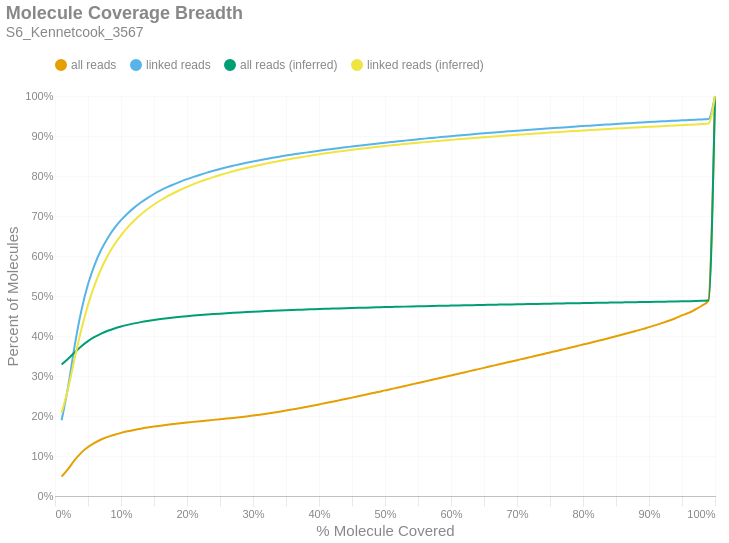

Notebook source saved alongside this figure:
### Markdown cell above
### Molecule Read Coverage
This chart shows molecule coverage breadth as computed by the number of bases aligned to that molecule. In other words, "*how much of each unique long molecule is actually sequenced/aligned?*" Keep in mind there is a distinction between sequences and alignments, since some sequences belonging to a particular molecule may not align well and wouldn't appear in the alignment data. This chart also shows molecule coverage breadth as computed by the *inferred fragment* from which the aligned sequences originate. Unlike read coverage, this calculation takes into account the total insert size, including unsequenced gaps between the forward and reverse reads. Like the previous figures, these are cumulative percents.

### Code cell
if SKIPLR:
    print_html(f"Skipped")
else:
    binned_df = consolidated_hist(valids['coverage_bp'], mask, 0.01, True)
    binned_df_inf = consolidated_hist(valids['coverage_inserts'], mask, 0.01, True)
    binned_df = binned_df.with_columns(pl.lit(binned_df_inf['all reads (cumsum)']).alias('all reads (inferred)'))
    binned_df = binned_df.with_columns(pl.lit(binned_df_inf['linked reads (cumsum)']).alias('linked reads (inferred)'))
    binned_df = binned_df.with_columns(
        (pl.col('bin').cast(pl.Float64) + 0.01).alias('right_edge')
    )

    with SafeRender(binned_df):
        (
            density_plot(binned_df, 'Molecule Coverage Breadth', samplename, 'molcov', ['all reads (inferred)','linked reads (inferred)'])
            .encode(
                #x=alt.X('bin:Q', title="% Molecule Covered").axis(format = '%').scale(padding=0),
                x=alt.X('right_edge:Q', title="% Molecule Covered").axis(format='%').scale(padding=0),
                y=alt.Y('value:Q', title='Percent of Molecules')
                    .axis(format='%')
                    .stack(False)
                    .scale(domainMin=0, padding=0),
                color=alt.Color("key:N").scale(domain = ["all reads", "linked reads", "all reads (inferred)", "linked reads (inferred)"]),
                tooltip = [
                    alt.Tooltip("key:N", title = "Data Type"),
                    alt.Tooltip("range_label:N", title="% Molecule Covered"),
                    alt.Tooltip("value:Q", format = ".2%", title="% Molecules")
                ]
            )
        ).display()

### Figure 1 — Vega-Lite specification as saved in the notebook (floating-point values rounded to 4 significant figures)
{"width": "container", "height": 400, "config": {"title": {"anchor": "start", "dy": -15, "fontSize": 18, "color": "#888888", "subtitleColor": "#888888", "subtitleFontSize": 14}, "arc": {"fill": "#0072B2"}, "axis": {"domainColor": "#888888", "domainWidth": 0.5, "gridWidth": 0.2, "grid": false, "titleFontWeight": 400, "titleFontSize": 15, "labelFontSize": 11, "labelColor": "#888888", "tickColor": "#888888", "tickWidth": 0.2, "titleColor": "#888888"}, "axisBand": {"grid": false}, "axisX": {"grid": true, "tickSize": 10, "domainCap": "round"}, "axisY": {"domain": false, "grid": true, "tickSize": 0, "domainCap": "round"}, "background": "transparent", "header": {"labelFontSize": 15, "labelColor": "#888888", "titleFontSize": 15, "titleFontWeight": 600, "titleColor": "#888888"}, "legend": {"labelFont": "sans-serif", "labelFontSize": 12, "labelColor": "#888888", "symbolSize": 100, "symbolType": "circle", "titleFontSize": 12, "titlePadding": 10, "titleColor": "#888888", "title": null, "orient": "top"}, "range": {"category": ["#E69F00", "#56B4E9", "#009E73", "#F0E442", "#0072B2", "#D55E00", "#CC79A7", "#000000"], "diverging": ["#cfe8f3", "#a2d4ec", "#73bfe2", "#46abdb", "#1696d2", "#12719e"]}, "area": {"fill": "#0072B2", "fillOpacity": 0.7, "line": true, "strokeOpacity": 0.7}, "line": {"color": "#0072B2", "stroke": "#0072B2", "strokeWidth": 2}, "trail": {"color": "#0072B2", "stroke": "#0072B2", "strokeWidth": 0, "size": 1}, "point": {"filled": true, "fillOpacity": 1.0, "size": 95}, "text": {"color": "#888888", "fontSize": 11, "align": "right", "fontWeight": 400, "size": 11}, "bar": {"fill": "#0072B2", "stroke": null}, "view": {"stroke": null, "continuousWidth": 660, "continuousHeight": 400}}, "data": {"name": "data-d9aecbe910961fbcd15ec0c53a2afa17"}, "mark": {"type": "line", "interpolate": "monotone", "point": {"opacity": 0, "size": 275}}, "encoding": {"color": {"field": "key", "scale": {"domain": ["all reads", "linked reads", "all reads (inferred)", "linked reads (inferred)"]}, "type": "nominal"}, "tooltip": [{"field": "key", "title": "Data Type", "type": "nominal"}, {"field": "range_label", "title": "% Molecule Covered", "type": "nominal"}, {"field": "value", "format": ".2%", "title": "% Molecules", "type": "quantitative"}], "x": {"axis": {"format": "%"}, "field": "right_edge", "scale": {"padding": 0}, "title": "% Molecule Covered", "type": "quantitative"}, "y": {"axis": {"format": "%"}, "field": "value", "scale": {"domainMin": 0, "padding": 0}, "stack": false, "title": "Percent of Molecules", "type": "quantitative"}}, "params": [{"name": "param_c36ac31b6afebe62", "select": {"type": "point", "fields": ["key"]}, "bind": "legend"}], "title": {"text": "Molecule Coverage Breadth", "subtitle": "S6_Kennetcook_3567"}, "transform": [{"fold": ["all reads (cumsum)", "linked reads (cumsum)", "all reads (inferred)", "linked reads (inferred)"]}, {"calculate": "replace(datum.key, ' (cumsum)', '')", "as": "key"}, {"filter": {"param": "param_c36ac31b6afebe62"}}], "usermeta": {"embedOptions": {"downloadFileName": "S6_Kennetcook_3567.molcov"}}, "$schema": "https://vega.github.io/schema/vega-lite/v6.1.0.json", "datasets": {"data-d9aecbe910961fbcd15ec0c53a2afa17": [{"bin": "0.0", "interval": "0.0-0.01", "all reads": 0.04858, "linked reads": 0.1895, "all reads (cumsum)": 0.04858, "linked reads (cumsum)": 0.1895, "range_label": "0.0-0.01", "all reads (inferred)": 0.3289, "linked reads (inferred)": 0.2072, "right_edge": 0.01}, {"bin": "0.01", "interval": "0.01-0.02", "all reads": 0.01925, "linked reads": 0.08498, "all reads (cumsum)": 0.06783, "linked reads (cumsum)": 0.2745, "range_label": "0.01-0.02", "all reads (inferred)": 0.3433, "linked reads (inferred)": 0.2695, "right_edge": 0.02}, {"bin": "0.02", "interval": "0.02-0.03", "all reads": 0.02221, "linked reads": 0.1032, "all reads (cumsum)": 0.09005, "linked reads (cumsum)": 0.3777, "range_label": "0.02-0.03", "all reads (inferred)": 0.3596, "linked reads (inferred)": 0.3454, "right_edge": 0.03}, {"bin": "0.03", "interval": "0.03-0.04", "all reads": 0.01846, "linked reads": 0.08644, "all reads (cumsum)": 0.1085, "linked reads (cumsum)": 0.4641, "range_label": "0.03-0.04", "all reads (inferred)": 0.3746, "linked reads (inferred)": 0.417, "right_edge": 0.04}, {"bin": "0.04", "interval": "0.04-0.05", "all reads": 0.01394, "linked reads": 0.06508, "all reads (cumsum)": 0.1224, "linked reads (cumsum)": 0.5292, "range_label": "0.04-0.05", "all reads (inferred)": 0.3873, "linked reads (inferred)": 0.4778, "right_edge": 0.05}, {"bin": "0.05", "interval": "0.05-0.06", "all reads": 0.01058, "linked reads": 0.0489, "all reads (cumsum)": 0.133, "linked reads (cumsum)": 0.5781, "range_label": "0.05-0.06", "all reads (inferred)": 0.3977, "linked reads (inferred)": 0.5274, "right_edge": 0.06}, {"bin": "0.06", "interval": "0.06-0.07", "all reads": 0.008172, "linked reads": 0.03739, "all reads (cumsum)": 0.1412, "linked reads (cumsum)": 0.6155, "range_label": "0.06-0.07", "all reads (inferred)": 0.4062, "linked reads (inferred)": 0.5681, "right_edge": 0.07}, {"bin": "0.07", "interval": "0.07-0.08", "all reads": 0.006601, "linked reads": 0.02979, "all reads (cumsum)": 0.1478, "linked reads (cumsum)": 0.6453, "range_label": "0.07-0.08", "all reads (inferred)": 0.4131, "linked reads (inferred)": 0.6012, "right_edge": 0.08}, {"bin": "0.08", "interval": "0.08-0.09", "all reads": 0.005458, "linked reads": 0.02426, "all reads (cumsum)": 0.1533, "linked reads (cumsum)": 0.6695, "range_label": "0.08-0.09", "all reads (inferred)": 0.4189, "linked reads (inferred)": 0.6289, "right_edge": 0.09}, {"bin": "0.09", "interval": "0.09-0.1", "all reads": 0.0046, "linked reads": 0.02004, "all reads (cumsum)": 0.1579, "linked reads (cumsum)": 0.6896, "range_label": "0.09-0.1", "all reads (inferred)": 0.4237, "linked reads (inferred)": 0.6518, "right_edge": 0.1}, {"bin": "0.1", "interval": "0.1-0.11", "all reads": 0.003935, "linked reads": 0.01681, "all reads (cumsum)": 0.1618, "linked reads (cumsum)": 0.7064, "range_label": "0.1-0.11", "all reads (inferred)": 0.4279, "linked reads (inferred)": 0.6715, "right_edge": 0.11}, {"bin": "0.11", "interval": "0.11-0.12", "all reads": 0.003456, "linked reads": 0.01461, "all reads (cumsum)": 0.1652, "linked reads (cumsum)": 0.721, "range_label": "0.11-0.12", "all reads (inferred)": 0.4315, "linked reads (inferred)": 0.6887, "right_edge": 0.12}, {"bin": "0.12", "interval": "0.12-0.13", "all reads": 0.003075, "linked reads": 0.01274, "all reads (cumsum)": 0.1683, "linked reads (cumsum)": 0.7337, "range_label": "0.12-0.13", "all reads (inferred)": 0.4347, "linked reads (inferred)": 0.7038, "right_edge": 0.13}, {"bin": "0.13", "interval": "0.13-0.14", "all reads": 0.002755, "linked reads": 0.01119, "all reads (cumsum)": 0.1711, "linked reads (cumsum)": 0.7449, "range_label": "0.13-0.14", "all reads (inferred)": 0.4375, "linked reads (inferred)": 0.717, "right_edge": 0.14}, {"bin": "0.14", "interval": "0.14-0.15", "all reads": 0.00252, "linked reads": 0.01008, "all reads (cumsum)": 0.1736, "linked reads (cumsum)": 0.755, "range_label": "0.14-0.15", "all reads (inferred)": 0.44, "linked reads (inferred)": 0.7287, "right_edge": 0.15}, {"bin": "0.15", "interval": "0.15-0.16", "all reads": 0.002276, "linked reads": 0.008935, "all reads (cumsum)": 0.1759, "linked reads (cumsum)": 0.7639, "range_label": "0.15-0.16", "all reads (inferred)": 0.4423, "linked reads (inferred)": 0.7393, "right_edge": 0.16}, {"bin": "0.16", "interval": "0.16-0.17", "all reads": 0.00211, "linked reads": 0.008063, "all reads (cumsum)": 0.178, "linked reads (cumsum)": 0.772, "range_label": "0.16-0.17", "all reads (inferred)": 0.4443, "linked reads (inferred)": 0.7489, "right_edge": 0.17}, {"bin": "0.17", "interval": "0.17-0.18", "all reads": 0.001955, "linked reads": 0.007183, "all reads (cumsum)": 0.1799, "linked reads (cumsum)": 0.7792, "range_label": "0.17-0.18", "all reads (inferred)": 0.4462, "linked reads (inferred)": 0.7575, "right_edge": 0.18}, {"bin": "0.18", "interval": "0.18-0.19", "all reads": 0.001885, "linked reads": 0.006777, "all reads (cumsum)": 0.1818, "linked reads (cumsum)": 0.786, "range_label": "0.18-0.19", "all reads (inferred)": 0.4479, "linked reads (inferred)": 0.7656, "right_edge": 0.19}, {"bin": "0.19", "interval": "0.19-0.2", "all reads": 0.001776, "linked reads": 0.006174, "all reads (cumsum)": 0.1836, "linked reads (cumsum)": 0.7921, "range_label": "0.19-0.2", "all reads (inferred)": 0.4495, "linked reads (inferred)": 0.773, "right_edge": 0.2}, {"bin": "0.2", "interval": "0.2-0.21", "all reads": 0.00172, "linked reads": 0.005763, "all reads (cumsum)": 0.1853, "linked reads (cumsum)": 0.7979, "range_label": "0.2-0.21", "all reads (inferred)": 0.451, "linked reads (inferred)": 0.7797, "right_edge": 0.21}, {"bin": "0.21", "interval": "0.21-0.22", "all reads": 0.00169, "linked reads": 0.005392, "all reads (cumsum)": 0.187, "linked reads (cumsum)": 0.8033, "range_label": "0.21-0.22", "all reads (inferred)": 0.4523, "linked reads (inferred)": 0.786, "right_edge": 0.22}, {"bin": "0.22", "interval": "0.22-0.23", "all reads": 0.001657, "linked reads": 0.005152, "all reads (cumsum)": 0.1887, "linked reads (cumsum)": 0.8084, "range_label": "0.22-0.23", "all reads (inferred)": 0.4536, "linked reads (inferred)": 0.7918, "right_edge": 0.23}, {"bin": "0.23", "interval": "0.23-0.24", "all reads": 0.00165, "linked reads": 0.004768, "all reads (cumsum)": 0.1903, "linked reads (cumsum)": 0.8132, "range_label": "0.23-0.24", "all reads (inferred)": 0.4548, "linked reads (inferred)": 0.7973, "right_edge": 0.24}, {"bin": "0.24", "interval": "0.24-0.25", "all reads": 0.001627, "linked reads": 0.004404, "all reads (cumsum)": 0.1919, "linked reads (cumsum)": 0.8176, "range_label": "0.24-0.25", "all reads (inferred)": 0.4559, "linked reads (inferred)": 0.8025, "right_edge": 0.25}, {"bin": "0.25", "interval": "0.25-0.26", "all reads": 0.001609, "linked reads": 0.004166, "all reads (cumsum)": 0.1935, "linked reads (cumsum)": 0.8218, "range_label": "0.25-0.26", "all reads (inferred)": 0.457, "linked reads (inferred)": 0.8073, "right_edge": 0.26}, {"bin": "0.26", "interval": "0.26-0.27", "all reads": 0.001677, "linked reads": 0.003935, "all reads (cumsum)": 0.1952, "linked reads (cumsum)": 0.8257, "range_label": "0.26-0.27", "all reads (inferred)": 0.458, "linked reads (inferred)": 0.8117, "right_edge": 0.27}, {"bin": "0.27", "interval": "0.27-0.28", "all reads": 0.0018, "linked reads": 0.003792, "all reads (cumsum)": 0.197, "linked reads (cumsum)": 0.8295, "range_label": "0.27-0.28", "all reads (inferred)": 0.4589, "linked reads (inferred)": 0.816, "right_edge": 0.28}, {"bin": "0.28", "interval": "0.28-0.29", "all reads": 0.001908, "linked reads": 0.003481, "all reads (cumsum)": 0.1989, "linked reads (cumsum)": 0.833, "range_label": "0.28-0.29", "all reads (inferred)": 0.4598, "linked reads (inferred)": 0.8201, "right_edge": 0.29}, {"bin": "0.29", "interval": "0.29-0.3", "all reads": 0.00209, "linked reads": 0.003321, "all reads (cumsum)": 0.201, "linked reads (cumsum)": 0.8363, "range_label": "0.29-0.3", "all reads (inferred)": 0.4606, "linked reads (inferred)": 0.8239, "right_edge": 0.3}, {"bin": "0.3", "interval": "0.3-0.31", "all reads": 0.002227, "linked reads": 0.003172, "all reads (cumsum)": 0.2033, "linked reads (cumsum)": 0.8395, "range_label": "0.3-0.31", "all reads (inferred)": 0.4614, "linked reads (inferred)": 0.8276, "right_edge": 0.31}, {"bin": "0.31", "interval": "0.31-0.32", "all reads": 0.00244, "linked reads": 0.0031, "all reads (cumsum)": 0.2057, "linked reads (cumsum)": 0.8426, "range_label": "0.31-0.32", "all reads (inferred)": 0.4622, "linked reads (inferred)": 0.8311, "right_edge": 0.32}, {"bin": "0.32", "interval": "0.32-0.33", "all reads": 0.002554, "linked reads": 0.002901, "all reads (cumsum)": 0.2082, "linked reads (cumsum)": 0.8455, "range_label": "0.32-0.33", "all reads (inferred)": 0.4629, "linked reads (inferred)": 0.8344, "right_edge": 0.33}, {"bin": "0.33", "interval": "0.33-0.34", "all reads": 0.002649, "linked reads": 0.002786, "all reads (cumsum)": 0.2109, "linked reads (cumsum)": 0.8483, "range_label": "0.33-0.34", "all reads (inferred)": 0.4637, "linked reads (inferred)": 0.8376, "right_edge": 0.34}, {"bin": "0.34", "interval": "0.34-0.35", "all reads": 0.002788, "linked reads": 0.002771, "all reads (cumsum)": 0.2137, "linked reads (cumsum)": 0.851, "range_label": "0.34-0.35", "all reads (inferred)": 0.4643, "linked reads (inferred)": 0.8406, "right_edge": 0.35}, {"bin": "0.35", "interval": "0.35-0.36", "all reads": 0.002893, "linked reads": 0.00259, "all reads (cumsum)": 0.2166, "linked reads (cumsum)": 0.8536, "range_label": "0.35-0.36", "all reads (inferred)": 0.465, "linked reads (inferred)": 0.8435, "right_edge": 0.36}, {"bin": "0.36", "interval": "0.36-0.37", "all reads": 0.002935, "linked reads": 0.002428, "all reads (cumsum)": 0.2195, "linked reads (cumsum)": 0.8561, "range_label": "0.36-0.37", "all reads (inferred)": 0.4656, "linked reads (inferred)": 0.8463, "right_edge": 0.37}, {"bin": "0.37", "interval": "0.37-0.38", "all reads": 0.003049, "linked reads": 0.002402, "all reads (cumsum)": 0.2226, "linked reads (cumsum)": 0.8585, "range_label": "0.37-0.38", "all reads (inferred)": 0.4662, "linked reads (inferred)": 0.8491, "right_edge": 0.38}, {"bin": "0.38", "interval": "0.38-0.39", "all reads": 0.003166, "linked reads": 0.002353, "all reads (cumsum)": 0.2257, "linked reads (cumsum)": 0.8608, "range_label": "0.38-0.39", "all reads (inferred)": 0.4668, "linked reads (inferred)": 0.8517, "right_edge": 0.39}, {"bin": "0.39", "interval": "0.39-0.4", "all reads": 0.003273, "linked reads": 0.002303, "all reads (cumsum)": 0.229, "linked reads (cumsum)": 0.8631, "range_label": "0.39-0.4", "all reads (inferred)": 0.4674, "linked reads (inferred)": 0.8542, "right_edge": 0.4}, {"bin": "0.4", "interval": "0.4-0.41", "all reads": 0.003244, "linked reads": 0.002239, "all reads (cumsum)": 0.2322, "linked reads (cumsum)": 0.8653, "range_label": "0.4-0.41", "all reads (inferred)": 0.4679, "linked reads (inferred)": 0.8566, "right_edge": 0.41}, {"bin": "0.41", "interval": "0.41-0.42", "all reads": 0.003355, "linked reads": 0.002161, "all reads (cumsum)": 0.2356, "linked reads (cumsum)": 0.8675, "range_label": "0.41-0.42", "all reads (inferred)": 0.4685, "linked reads (inferred)": 0.8589, "right_edge": 0.42}, {"bin": "0.42", "interval": "0.42-0.43", "all reads": 0.003445, "linked reads": 0.002085, "all reads (cumsum)": 0.239, "linked reads (cumsum)": 0.8696, "range_label": "0.42-0.43", "all reads (inferred)": 0.469, "linked reads (inferred)": 0.8612, "right_edge": 0.43}, {"bin": "0.43", "interval": "0.43-0.44", "all reads": 0.003432, "linked reads": 0.002142, "all reads (cumsum)": 0.2425, "linked reads (cumsum)": 0.8717, "range_label": "0.43-0.44", "all reads (inferred)": 0.4695, "linked reads (inferred)": 0.8633, "right_edge": 0.44}, {"bin": "0.44", "interval": "0.44-0.45", "all reads": 0.003476, "linked reads": 0.001894, "all reads (cumsum)": 0.246, "linked reads (cumsum)": 0.8736, "range_label": "0.44-0.45", "all reads (inferred)": 0.47, "linked reads (inferred)": 0.8654, "right_edge": 0.45}, {"bin": "0.45", "interval": "0.45-0.46", "all reads": 0.003524, "linked reads": 0.002, "all reads (cumsum)": 0.2495, "linked reads (cumsum)": 0.8756, "range_label": "0.45-0.46", "all reads (inferred)": 0.4704, "linked reads (inferred)": 0.8674, "right_edge": 0.46}, {"bin": "0.46", "interval": "0.46-0.47", "all reads": 0.003534, "linked reads": 0.00195, "all reads (cumsum)": 0.253, "linked reads (cumsum)": 0.8776, "range_label": "0.46-0.47", "all reads (inferred)": 0.4709, "linked reads (inferred)": 0.8694, "right_edge": 0.47}, {"bin": "0.47", "interval": "0.47-0.48", "all reads": 0.003635, "linked reads": 0.00189, "all reads (cumsum)": 0.2566, "linked reads (cumsum)": 0.8795, "range_label": "0.47-0.48", "all reads (inferred)": 0.4713, "linked reads (inferred)": 0.8713, "right_edge": 0.48}, {"bin": "0.48", "interval": "0.48-0.49", "all reads": 0.003548, "linked reads": 0.001866, "all reads (cumsum)": 0.2602, "linked reads (cumsum)": 0.8813, "range_label": "0.48-0.49", "all reads (inferred)": 0.4718, "linked reads (inferred)": 0.8731, "right_edge": 0.49}, {"bin": "0.49", "interval": "0.49-0.5", "all reads": 0.003891, "linked reads": 0.001854, "all reads (cumsum)": 0.2641, "linked reads (cumsum)": 0.8832, "range_label": "0.49-0.5", "all reads (inferred)": 0.4722, "linked reads (inferred)": 0.875, "right_edge": 0.5}, {"bin": "0.5", "interval": "0.5-0.51", "all reads": 0.003379, "linked reads": 0.001744, "all reads (cumsum)": 0.2675, "linked reads (cumsum)": 0.8849, "range_label": "0.5-0.51", "all reads (inferred)": 0.4726, "linked reads (inferred)": 0.8767, "right_edge": 0.51}, {"bin": "0.51", "interval": "0.51-0.52", "all reads": 0.003809, "linked reads": 0.001778, "all reads (cumsum)": 0.2713, "linked reads (cumsum)": 0.8867, "range_label": "0.51-0.52", "all reads (inferred)": 0.473, "linked reads (inferred)": 0.8784, "right_edge": 0.52}, {"bin": "0.52", "interval": "0.52-0.53", "all reads": 0.003673, "linked reads": 0.001721, "all reads (cumsum)": 0.2749, "linked reads (cumsum)": 0.8884, "range_label": "0.52-0.53", "all reads (inferred)": 0.4734, "linked reads (inferred)": 0.88, "right_edge": 0.53}, {"bin": "0.53", "interval": "0.53-0.54", "all reads": 0.003776, "linked reads": 0.001699, "all reads (cumsum)": 0.2787, "linked reads (cumsum)": 0.8901, "range_label": "0.53-0.54", "all reads (inferred)": 0.4738, "linked reads (inferred)": 0.8816, "right_edge": 0.54}, {"bin": "0.54", "interval": "0.54-0.55", "all reads": 0.003746, "linked reads": 0.001662, "all reads (cumsum)": 0.2825, "linked reads (cumsum)": 0.8918, "range_label": "0.54-0.55", "all reads (inferred)": 0.4742, "linked reads (inferred)": 0.8832, "right_edge": 0.55}, {"bin": "0.55", "interval": "0.55-0.56", "all reads": 0.003828, "linked reads": 0.001651, "all reads (cumsum)": 0.2863, "linked reads (cumsum)": 0.8934, "range_label": "0.55-0.56", "all reads (inferred)": 0.4746, "linked reads (inferred)": 0.8847, "right_edge": 0.56}, {"bin": "0.56", "interval": "0.56-0.57", "all reads": 0.003789, "linked reads": 0.001571, "all reads (cumsum)": 0.2901, "linked reads (cumsum)": 0.895, "range_label": "0.56-0.57", "all reads (inferred)": 0.4749, "linked reads (inferred)": 0.8861, "right_edge": 0.57}, {"bin": "0.57", "interval": "0.57-0.58", "all reads": 0.003698, "linked reads": 0.001545, "all reads (cumsum)": 0.2938, "linked reads (cumsum)": 0.8966, "range_label": "0.57-0.58", "all reads (inferred)": 0.4753, "linked reads (inferred)": 0.8876, "right_edge": 0.58}, {"bin": "0.58", "interval": "0.58-0.59", "all reads": 0.003817, "linked reads": 0.00158, "all reads (cumsum)": 0.2976, "linked reads (cumsum)": 0.8981, "range_label": "0.58-0.59", "all reads (inferred)": 0.4757, "linked reads (inferred)": 0.889, "right_edge": 0.59}, {"bin": "0.59", "interval": "0.59-0.6", "all reads": 0.003815, "linked reads": 0.001527, "all reads (cumsum)": 0.3014, "linked reads (cumsum)": 0.8997, "range_label": "0.59-0.6", "all reads (inferred)": 0.476, "linked reads (inferred)": 0.8903, "right_edge": 0.6}, {"bin": "0.6", "interval": "0.6-0.61", "all reads": 0.003704, "linked reads": 0.001491, "all reads (cumsum)": 0.3051, "linked reads (cumsum)": 0.9012, "range_label": "0.6-0.61", "all reads (inferred)": 0.4764, "linked reads (inferred)": 0.8917, "right_edge": 0.61}, {"bin": "0.61", "interval": "0.61-0.62", "all reads": 0.00387, "linked reads": 0.001471, "all reads (cumsum)": 0.309, "linked reads (cumsum)": 0.9026, "range_label": "0.61-0.62", "all reads (inferred)": 0.4767, "linked reads (inferred)": 0.8931, "right_edge": 0.62}, {"bin": "0.62", "interval": "0.62-0.63", "all reads": 0.003784, "linked reads": 0.001416, "all reads (cumsum)": 0.3128, "linked reads (cumsum)": 0.904, "range_label": "0.62-0.63", "all reads (inferred)": 0.477, "linked reads (inferred)": 0.8944, "right_edge": 0.63}, {"bin": "0.63", "interval": "0.63-0.64", "all reads": 0.003779, "linked reads": 0.001383, "all reads (cumsum)": 0.3166, "linked reads (cumsum)": 0.9054, "range_label": "0.63-0.64", "all reads (inferred)": 0.4774, "linked reads (inferred)": 0.8957, "right_edge": 0.64}, {"bin": "0.64", "interval": "0.64-0.65", "all reads": 0.003783, "linked reads": 0.001368, "all reads (cumsum)": 0.3203, "linked reads (cumsum)": 0.9068, "range_label": "0.64-0.65", "all reads (inferred)": 0.4777, "linked reads (inferred)": 0.897, "right_edge": 0.65}, {"bin": "0.65", "interval": "0.65-0.66", "all reads": 0.003955, "linked reads": 0.001386, "all reads (cumsum)": 0.3243, "linked reads (cumsum)": 0.9082, "range_label": "0.65-0.66", "all reads (inferred)": 0.478, "linked reads (inferred)": 0.8981, "right_edge": 0.66}, {"bin": "0.66", "interval": "0.66-0.67", "all reads": 0.003785, "linked reads": 0.001368, "all reads (cumsum)": 0.3281, "linked reads (cumsum)": 0.9095, "range_label": "0.66-0.67", "all reads (inferred)": 0.4784, "linked reads (inferred)": 0.8994, "right_edge": 0.67}, {"bin": "0.67", "interval": "0.67-0.68", "all reads": 0.003819, "linked reads": 0.00133, "all reads (cumsum)": 0.3319, "linked reads (cumsum)": 0.9109, "range_label": "0.67-0.68", "all reads (inferred)": 0.4787, "linked reads (inferred)": 0.9006, "right_edge": 0.68}, {"bin": "0.68", "interval": "0.68-0.69", "all reads": 0.003774, "linked reads": 0.001248, "all reads (cumsum)": 0.3357, "linked reads (cumsum)": 0.9121, "range_label": "0.68-0.69", "all reads (inferred)": 0.479, "linked reads (inferred)": 0.9017, "right_edge": 0.69}, {"bin": "0.69", "interval": "0.69-0.7", "all reads": 0.003893, "linked reads": 0.001264, "all reads (cumsum)": 0.3396, "linked reads (cumsum)": 0.9134, "range_label": "0.69-0.7", "all reads (inferred)": 0.4793, "linked reads (inferred)": 0.9029, "right_edge": 0.7}, {"bin": "0.7", "interval": "0.7-0.71", "all reads": 0.003769, "linked reads": 0.001192, "all reads (cumsum)": 0.3433, "linked reads (cumsum)": 0.9146, "range_label": "0.7-0.71", "all reads (inferred)": 0.4796, "linked reads (inferred)": 0.904, "right_edge": 0.71}, {"bin": "0.71", "interval": "0.71-0.72", "all reads": 0.003861, "linked reads": 0.001264, "all reads (cumsum)": 0.3472, "linked reads (cumsum)": 0.9158, "range_label": "0.71-0.72", "all reads (inferred)": 0.4799, "linked reads (inferred)": 0.9052, "right_edge": 0.72}, {"bin": "0.72", "interval": "0.72-0.73", "all reads": 0.003879, "linked reads": 0.001148, "all reads (cumsum)": 0.3511, "linked reads (cumsum)": 0.917, "range_label": "0.72-0.73", "all reads (inferred)": 0.4802, "linked reads (inferred)": 0.9063, "right_edge": 0.73}, {"bin": "0.73", "interval": "0.73-0.74", "all reads": 0.003832, "linked reads": 0.001103, "all reads (cumsum)": 0.3549, "linked reads (cumsum)": 0.9181, "range_label": "0.73-0.74", "all reads (inferred)": 0.4805, "linked reads (inferred)": 0.9074, "right_edge": 0.74}, {"bin": "0.74", "interval": "0.74-0.75", "all reads": 0.004054, "linked reads": 0.001171, "all reads (cumsum)": 0.359, "linked reads (cumsum)": 0.9193, "range_label": "0.74-0.75", "all reads (inferred)": 0.4808, "linked reads (inferred)": 0.9085, "right_edge": 0.75}, {"bin": "0.75", "interval": "0.75-0.76", "all reads": 0.00376, "linked reads": 0.00112, "all reads (cumsum)": 0.3627, "linked reads (cumsum)": 0.9204, "range_label": "0.75-0.76", "all reads (inferred)": 0.4811, "linked reads (inferred)": 0.9096, "right_edge": 0.76}, {"bin": "0.76", "interval": "0.76-0.77", "all reads": 0.003917, "linked reads": 0.001114, "all reads (cumsum)": 0.3666, "linked reads (cumsum)": 0.9215, "range_label": "0.76-0.77", "all reads (inferred)": 0.4814, "linked reads (inferred)": 0.9107, "right_edge": 0.77}, {"bin": "0.77", "interval": "0.77-0.78", "all reads": 0.003946, "linked reads": 0.001117, "all reads (cumsum)": 0.3706, "linked reads (cumsum)": 0.9226, "range_label": "0.77-0.78", "all reads (inferred)": 0.4817, "linked reads (inferred)": 0.9117, "right_edge": 0.78}, {"bin": "0.78", "interval": "0.78-0.79", "all reads": 0.00396, "linked reads": 0.001111, "all reads (cumsum)": 0.3745, "linked reads (cumsum)": 0.9237, "range_label": "0.78-0.79", "all reads (inferred)": 0.482, "linked reads (inferred)": 0.9127, "right_edge": 0.79}, {"bin": "0.79", "interval": "0.79-0.8", "all reads": 0.004191, "linked reads": 0.001117, "all reads (cumsum)": 0.3787, "linked reads (cumsum)": 0.9248, "range_label": "0.79-0.8", "all reads (inferred)": 0.4823, "linked reads (inferred)": 0.9138, "right_edge": 0.8}, {"bin": "0.8", "interval": "0.8-0.81", "all reads": 0.003878, "linked reads": 0.001008, "all reads (cumsum)": 0.3826, "linked reads (cumsum)": 0.9259, "range_label": "0.8-0.81", "all reads (inferred)": 0.4826, "linked reads (inferred)": 0.9148, "right_edge": 0.81}, {"bin": "0.81", "interval": "0.81-0.82", "all reads": 0.00406, "linked reads": 0.001082, "all reads (cumsum)": 0.3867, "linked reads (cumsum)": 0.9269, "range_label": "0.81-0.82", "all reads (inferred)": 0.4829, "linked reads (inferred)": 0.9158, "right_edge": 0.82}, {"bin": "0.82", "interval": "0.82-0.83", "all reads": 0.004131, "linked reads": 0.001012, "all reads (cumsum)": 0.3908, "linked reads (cumsum)": 0.9279, "range_label": "0.82-0.83", "all reads (inferred)": 0.4832, "linked reads (inferred)": 0.9167, "right_edge": 0.83}, {"bin": "0.83", "interval": "0.83-0.84", "all reads": 0.004239, "linked reads": 0.001065, "all reads (cumsum)": 0.395, "linked reads (cumsum)": 0.929, "range_label": "0.83-0.84", "all reads (inferred)": 0.4834, "linked reads (inferred)": 0.9177, "right_edge": 0.84}, {"bin": "0.84", "interval": "0.84-0.85", "all reads": 0.004196, "linked reads": 0.0009978, "all reads (cumsum)": 0.3992, "linked reads (cumsum)": 0.93, "range_label": "0.84-0.85", "all reads (inferred)": 0.4837, "linked reads (inferred)": 0.9186, "right_edge": 0.85}, {"bin": "0.85", "interval": "0.85-0.86", "all reads": 0.004305, "linked reads": 0.001073, "all reads (cumsum)": 0.4035, "linked reads (cumsum)": 0.9311, "range_label": "0.85-0.86", "all reads (inferred)": 0.484, "linked reads (inferred)": 0.9195, "right_edge": 0.86}, {"bin": "0.86", "interval": "0.86-0.87", "all reads": 0.004413, "linked reads": 0.0009841, "all reads (cumsum)": 0.408, "linked reads (cumsum)": 0.9321, "range_label": "0.86-0.87", "all reads (inferred)": 0.4843, "linked reads (inferred)": 0.9204, "right_edge": 0.87}, {"bin": "0.87", "interval": "0.87-0.88", "all reads": 0.004597, "linked reads": 0.0009656, "all reads (cumsum)": 0.4125, "linked reads (cumsum)": 0.933, "range_label": "0.87-0.88", "all reads (inferred)": 0.4846, "linked reads (inferred)": 0.9213, "right_edge": 0.88}, {"bin": "0.88", "interval": "0.88-0.89", "all reads": 0.004612, "linked reads": 0.0009128, "all reads (cumsum)": 0.4172, "linked reads (cumsum)": 0.9339, "range_label": "0.88-0.89", "all reads (inferred)": 0.4848, "linked reads (inferred)": 0.9221, "right_edge": 0.89}, {"bin": "0.89", "interval": "0.89-0.9", "all reads": 0.005034, "linked reads": 0.000907, "all reads (cumsum)": 0.4222, "linked reads (cumsum)": 0.9349, "range_label": "0.89-0.9", "all reads (inferred)": 0.4851, "linked reads (inferred)": 0.923, "right_edge": 0.9}, {"bin": "0.9", "interval": "0.9-0.91", "all reads": 0.004937, "linked reads": 0.000867, "all reads (cumsum)": 0.4271, "linked reads (cumsum)": 0.9357, "range_label": "0.9-0.91", "all reads (inferred)": 0.4854, "linked reads (inferred)": 0.9238, "right_edge": 0.91}, {"bin": "0.91", "interval": "0.91-0.92", "all reads": 0.005401, "linked reads": 0.0008972, "all reads (cumsum)": 0.4325, "linked reads (cumsum)": 0.9366, "range_label": "0.91-0.92", "all reads (inferred)": 0.4857, "linked reads (inferred)": 0.9247, "right_edge": 0.92}, {"bin": "0.92", "interval": "0.92-0.93", "all reads": 0.005604, "linked reads": 0.0008416, "all reads (cumsum)": 0.4381, "linked reads (cumsum)": 0.9375, "range_label": "0.92-0.93", "all reads (inferred)": 0.486, "linked reads (inferred)": 0.9254, "right_edge": 0.93}, {"bin": "0.93", "interval": "0.93-0.94", "all reads": 0.006227, "linked reads": 0.0008728, "all reads (cumsum)": 0.4444, "linked reads (cumsum)": 0.9383, "range_label": "0.93-0.94", "all reads (inferred)": 0.4863, "linked reads (inferred)": 0.9262, "right_edge": 0.94}, {"bin": "0.94", "interval": "0.94-0.95", "all reads": 0.007108, "linked reads": 0.0007801, "all reads (cumsum)": 0.4515, "linked reads (cumsum)": 0.9391, "range_label": "0.94-0.95", "all reads (inferred)": 0.4866, "linked reads (inferred)": 0.9271, "right_edge": 0.95}, {"bin": "0.95", "interval": "0.95-0.96", "all reads": 0.006138, "linked reads": 0.0007937, "all reads (cumsum)": 0.4576, "linked reads (cumsum)": 0.9399, "range_label": "0.95-0.96", "all reads (inferred)": 0.487, "linked reads (inferred)": 0.928, "right_edge": 0.96}, {"bin": "0.96", "interval": "0.96-0.97", "all reads": 0.008642, "linked reads": 0.0008035, "all reads (cumsum)": 0.4662, "linked reads (cumsum)": 0.9407, "range_label": "0.96-0.97", "all reads (inferred)": 0.4874, "linked reads (inferred)": 0.9289, "right_edge": 0.97}, {"bin": "0.97", "interval": "0.97-0.98", "all reads": 0.009316, "linked reads": 0.0008338, "all reads (cumsum)": 0.4756, "linked reads (cumsum)": 0.9415, "range_label": "0.97-0.98", "all reads (inferred)": 0.488, "linked reads (inferred)": 0.9299, "right_edge": 0.98}, {"bin": "0.98", "interval": "0.98-0.99", "all reads": 0.0126, "linked reads": 0.0007947, "all reads (cumsum)": 0.4882, "linked reads (cumsum)": 0.9423, "range_label": "0.98-0.99", "all reads (inferred)": 0.4887, "linked reads (inferred)": 0.9311, "right_edge": 0.99}, {"bin": "0.99", "interval": "0.99-1.0", "all reads": 0.5118, "linked reads": 0.05766, "all reads (cumsum)": 1.0, "linked reads (cumsum)": 1.0, "range_label": "0.99-1.0", "all reads (inferred)": 1.0, "linked reads (inferred)": 1.0, "right_edge": 1.0}]}}
